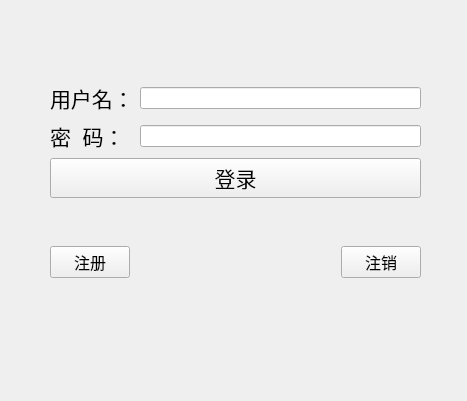
<?xml version="1.0" encoding="UTF-8"?>
<ui version="4.0">
 <class>TcpClient</class>
 <widget class="QWidget" name="TcpClient">
  <property name="geometry">
   <rect>
    <x>0</x>
    <y>0</y>
    <width>467</width>
    <height>401</height>
   </rect>
  </property>
  <property name="windowTitle">
   <string>TcpClient</string>
  </property>
  <widget class="QWidget" name="">
   <property name="geometry">
    <rect>
     <x>50</x>
     <y>40</y>
     <width>371</width>
     <height>281</height>
    </rect>
   </property>
   <layout class="QVBoxLayout" name="verticalLayout">
    <item>
     <layout class="QGridLayout" name="gridLayout">
      <item row="1" column="0">
       <widget class="QLabel" name="pwd_lab">
        <property name="font">
         <font>
          <pointsize>16</pointsize>
         </font>
        </property>
        <property name="text">
         <string>密  码：</string>
        </property>
       </widget>
      </item>
      <item row="0" column="0">
       <widget class="QLabel" name="name_lab">
        <property name="font">
         <font>
          <pointsize>16</pointsize>
         </font>
        </property>
        <property name="text">
         <string>用户名：</string>
        </property>
       </widget>
      </item>
      <item row="0" column="1">
       <widget class="QLineEdit" name="name_le"/>
      </item>
      <item row="2" column="0" colspan="2">
       <widget class="QPushButton" name="login_pb">
        <property name="font">
         <font>
          <pointsize>16</pointsize>
         </font>
        </property>
        <property name="text">
         <string>登录</string>
        </property>
       </widget>
      </item>
      <item row="1" column="1">
       <widget class="QLineEdit" name="pwd_le">
        <property name="echoMode">
         <enum>QLineEdit::Password</enum>
        </property>
       </widget>
      </item>
     </layout>
    </item>
    <item>
     <layout class="QHBoxLayout" name="horizontalLayout">
      <item>
       <widget class="QPushButton" name="regist_pb">
        <property name="font">
         <font>
          <pointsize>12</pointsize>
         </font>
        </property>
        <property name="text">
         <string>注册</string>
        </property>
       </widget>
      </item>
      <item>
       <spacer name="horizontalSpacer">
        <property name="orientation">
         <enum>Qt::Horizontal</enum>
        </property>
        <property name="sizeHint" stdset="0">
         <size>
          <width>40</width>
          <height>20</height>
         </size>
        </property>
       </spacer>
      </item>
      <item>
       <widget class="QPushButton" name="logout_pb">
        <property name="font">
         <font>
          <pointsize>12</pointsize>
         </font>
        </property>
        <property name="text">
         <string>注销</string>
        </property>
       </widget>
      </item>
     </layout>
    </item>
   </layout>
  </widget>
 </widget>
 <resources/>
 <connections/>
</ui>
